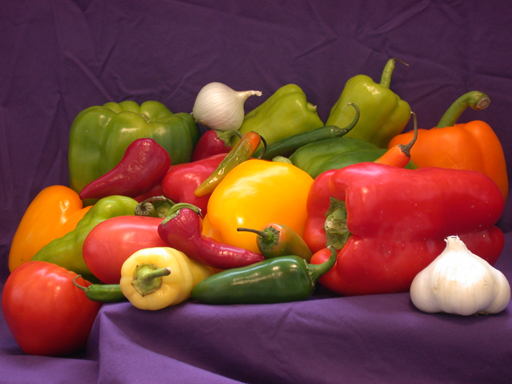
#> input picture prac3/peppers.png, 512 x 384 px
$ python 7.1.py   (older library calls are emulated)
#> lines starting #> are read from the running program, lines starting #| are printed output that depends on the picture
import matplotlib.pyplot as plt
import numpy as np
from PIL import Image
import cv2
img=cv2.imread("peppers.png", cv2.IMREAD_GRAYSCALE)
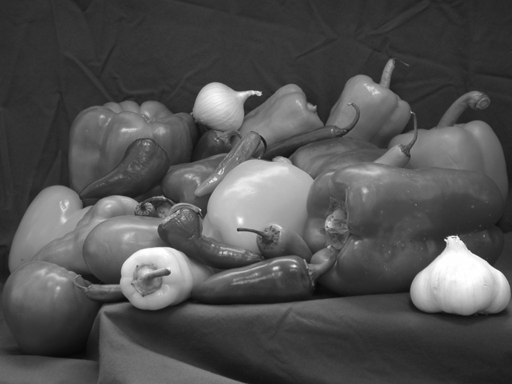
#> img: shape (384, 512); min 7, max 255, mean 81.2
sx=cv2.Sobel(img, cv2.CV_64F, 1, 0, ksize=3)
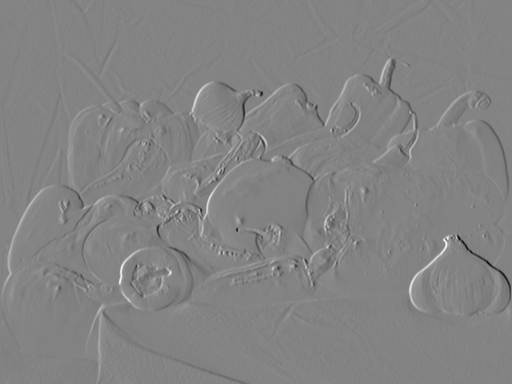
#> sx: shape (384, 512) float64; min -615, max 577, mean -0.1; drawn with min black and max white
sy=cv2.Sobel(img, cv2.CV_64F, 0, 1, ksize=3)
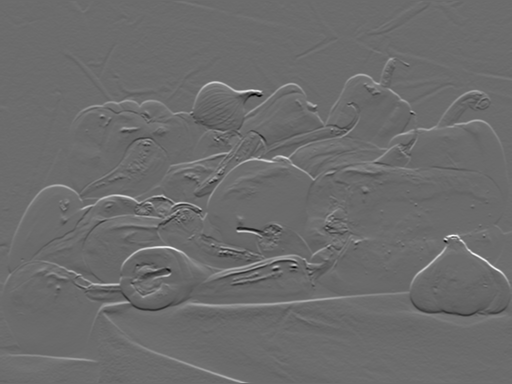
#> sy: shape (384, 512) float64; min -558, max 755, mean 0.5; drawn with min black and max white


fig, axs = plt.subplots(1, 3)
axs[0].imshow(img, cmap="gray")
axs[0].set_title("Imagen original")
axs[0].axis("off")

axs[1].imshow(sx, cmap="gray")
axs[1].set_title("Sobel x")
axs[1].axis("off")

axs[2].imshow(sy, cmap="gray")
axs[2].set_title("Sobel y")
axs[2].axis("off")

plt.show()
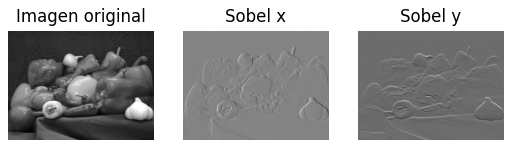
#> figure drawn by matplotlib, 3 panels

$ run again, with prac3/clahe_1.png copied over prac3/peppers.png
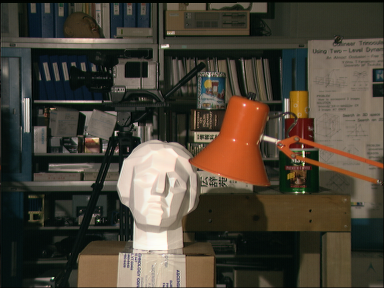
#> input picture prac3/clahe_1.png, 384 x 288 px
#> `sy=cv2.Sobel(img, cv2.CV_64F, 0, 1, ksize=3)`:
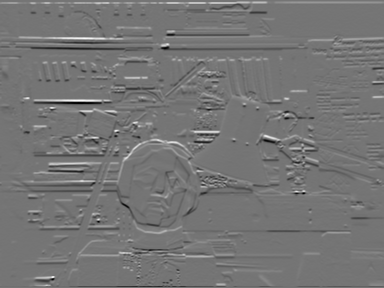
#> sy: shape (288, 384) float64; min -630, max 741, mean 1.6; drawn with min black and max white
#> `plt.show()`:
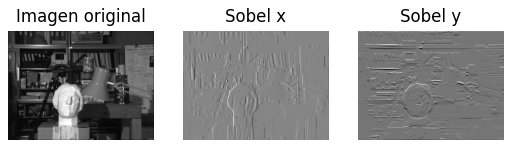
#> figure drawn by matplotlib, 3 panels
